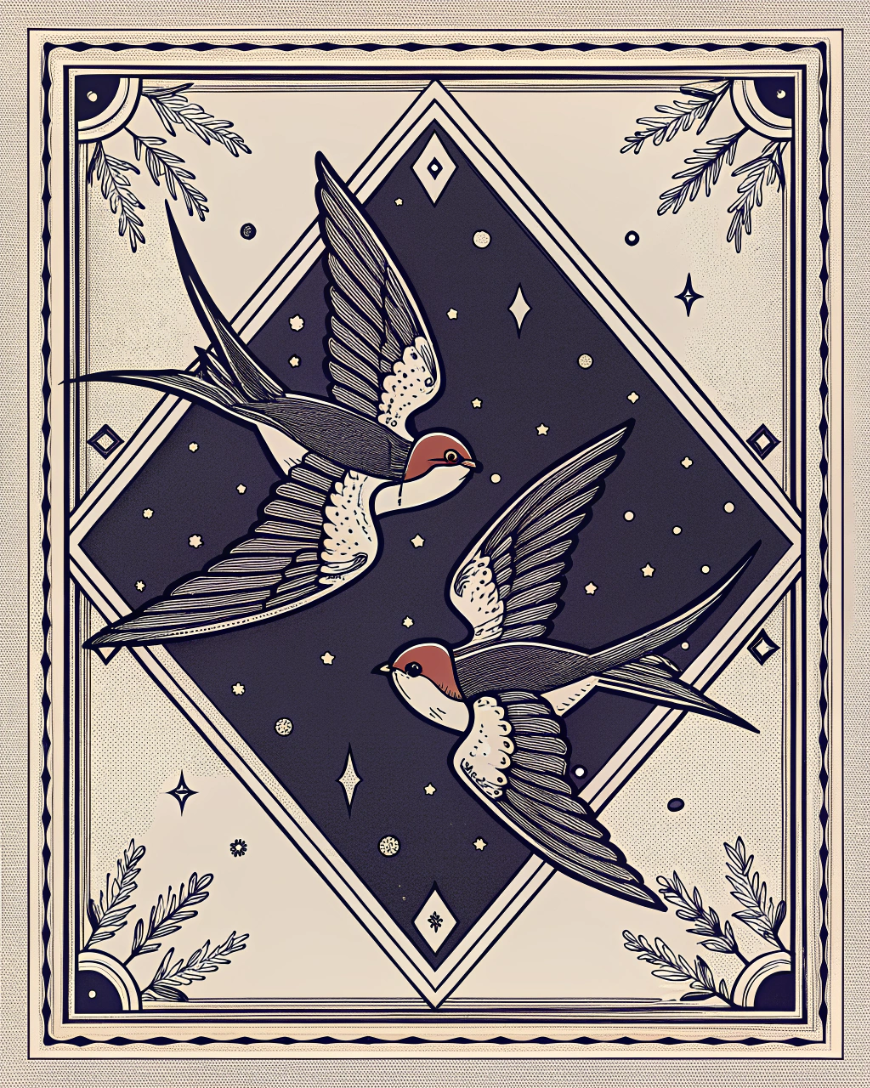
#> input picture swallows.png, 870 x 1088 px, found by its file name
$ python optimize_images.py
#> lines starting #> are read from the running program, lines starting #| are printed output that depends on the picture
#!/usr/bin/env python3
"""Generate web-optimized card art from the source PNGs.

Source PNGs (1.3-2.2 MB each) live in art-source/. This writes two JPEG
derivatives per card:
  img/cards/<slug>.jpg   ~900px wide  (the reveal view)
  img/thumbs/<slug>.jpg  ~360px wide  (the browse grid)

Re-run after replacing any source art:  python3 scripts/optimize_images.py
"""
import os
from PIL import Image

ROOT = os.path.dirname(os.path.dirname(os.path.abspath(__file__)))
SRC = os.path.join(ROOT, "art-source")  # original card art and back.png

# source filename -> slug (slugs must match cards.json)
MAPPING = {
    "swallows.png": "two-swallows",
    "anchor.png": "anchor",
    "nautical_star.png": "nautical-star",
    "turtle.png": "shellback-turtle",
    "hold_fast.png": "hold-fast",
    "shark.png": "shark",
    "mermaid.png": "mermaid",
    "dagger.png": "dagger",
    "skull.png": "skull",
    "golden_dragon.png": "golden-dragon",
    "pig_and-rooster.png": "pig-and-rooster",
    "hula-girl.png": "hula-girl",
    "hearts.png": "two-hearts",
    "cannons.png": "crossed-cannons",
    "tiger.png": "tiger",
    "parrit.png": "parrot",
}

CARD_W = 900
THUMB_W = 360
BACK_W = 800  # img/back.png is built from art-source/back.png


def flatten(im):
    """RGBA/P -> RGB on a white background."""
    if im.mode in ("RGBA", "LA", "P"):
        im = im.convert("RGBA")
        bg = Image.new("RGB", im.size, (255, 255, 255))
        bg.paste(im, mask=im.split()[-1])
        return bg
    return im.convert("RGB")


def resize_to_width(im, width):
    if im.width <= width:
        return im
    h = round(im.height * width / im.width)
    return im.resize((width, h), Image.LANCZOS)


def save_jpeg(im, path, quality):
    os.makedirs(os.path.dirname(path), exist_ok=True)
    im.save(path, "JPEG", quality=quality, optimize=True, progressive=True)
    return os.path.getsize(path)


def build_back():
    """Optimize the deck back (root back.png -> img/back.png).

    Quantized PNG keeps the line art and lettering crisp while staying small;
    this single file is used by the web pages and the email blocks.
    """
    src = os.path.join(SRC, "back.png")
    if not os.path.exists(src):
        print("back.png not found in art-source/; skipping back")
        return
    im = resize_to_width(flatten(Image.open(src)), BACK_W)
    im = im.quantize(colors=256, method=Image.FASTOCTREE)
    out = os.path.join(ROOT, "img", "back.png")
    os.makedirs(os.path.dirname(out), exist_ok=True)
    im.save(out, "PNG", optimize=True)
    print(f"{'back':18s} png ={os.path.getsize(out)//1024:4d}KB")


def main():
    missing = []
    total = 0
    for src, slug in MAPPING.items():
        src_path = os.path.join(SRC, src)
        if not os.path.exists(src_path):
            missing.append(src)
            continue
        base = flatten(Image.open(src_path))
#> in flatten, im is the input picture: PIL image 870x1088 RGBA; mean R, G, B, A 149.9, 139.4, 137.4, 255
#> in flatten, `bg = Image.new("RGB", im.size, (255, 255, 255))`: bg: PIL image 870x1088 RGB; every value is 255
        card = resize_to_width(base, CARD_W)
        thumb = resize_to_width(base, THUMB_W)
#> call 2 of resize_to_width, with width = 360
#> in resize_to_width (call 2), `return im.resize((width, h), Image.LANCZOS)`:
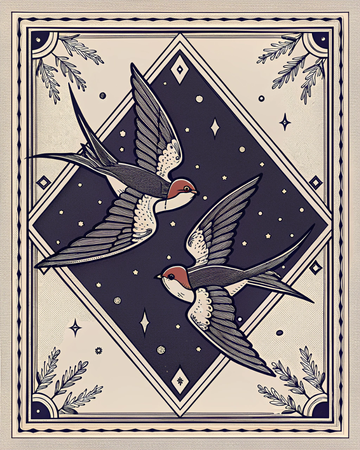
#> returned value: PIL image 360x450 RGB; mean R, G, B 150.1, 139.8, 137.4
        c = save_jpeg(card, os.path.join(ROOT, "img", "cards", slug + ".jpg"), 82)
        t = save_jpeg(thumb, os.path.join(ROOT, "img", "thumbs", slug + ".jpg"), 80)
        total += c + t
#> total = 337406
        print(f"{slug:18s} card={c//1024:4d}KB thumb={t//1024:3d}KB")
#| two-swallows       card= 282KB thumb= 47KB
#> pass 2 of the loop in main, `for src, slug in MAPPING.items():`:
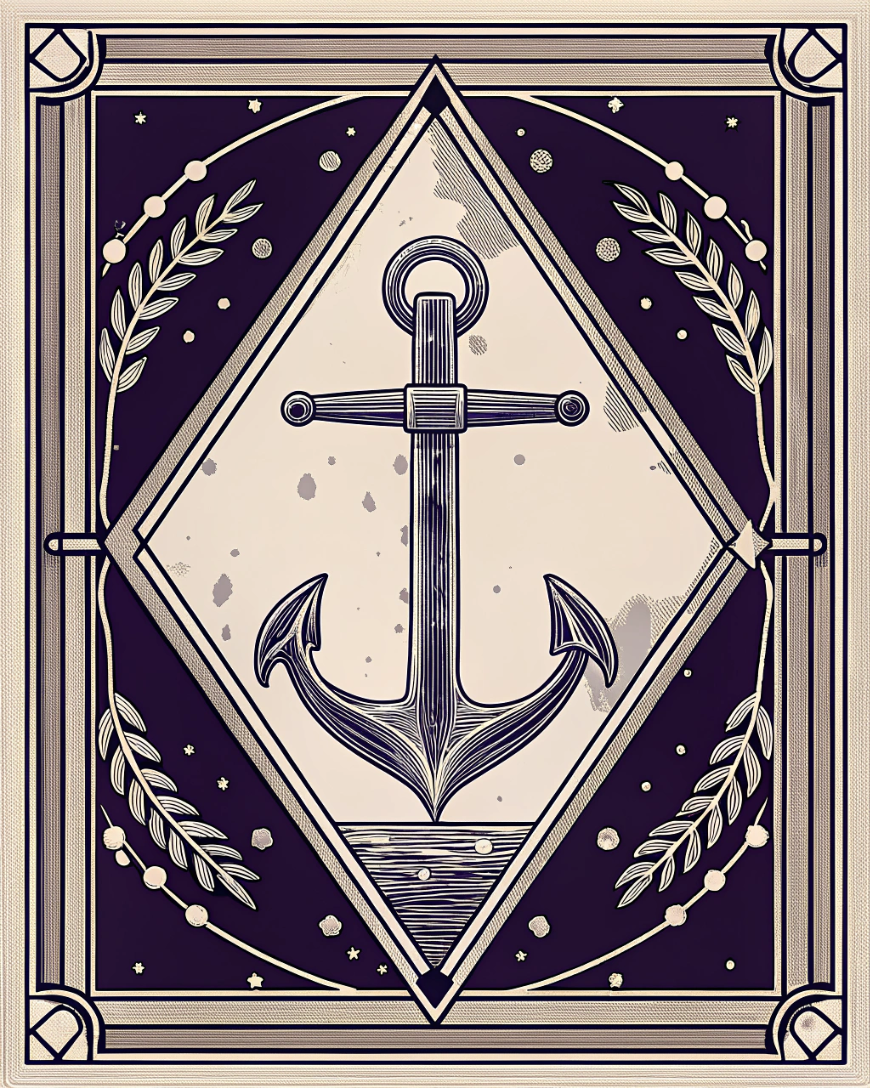
#> input picture anchor.png, 870 x 1088 px, found by its file name
#> in flatten, im is the input picture: PIL image 870x1088 RGBA; mean R, G, B, A 136.4, 123, 125.2, 255
#> in resize_to_width (call 4), `return im.resize((width, h), Image.LANCZOS)`:
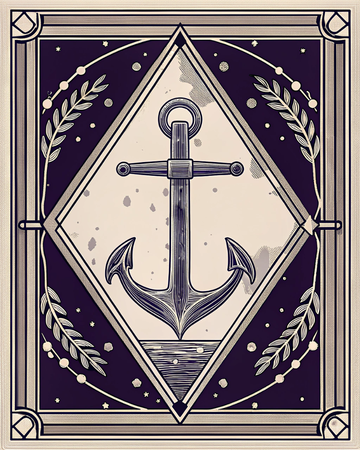
#> returned value: PIL image 360x450 RGB; mean R, G, B 136.9, 124, 125.3
#> total = 642413
#| anchor             card= 251KB thumb= 46KB
#> pass 3 of the loop in main, `for src, slug in MAPPING.items():`:
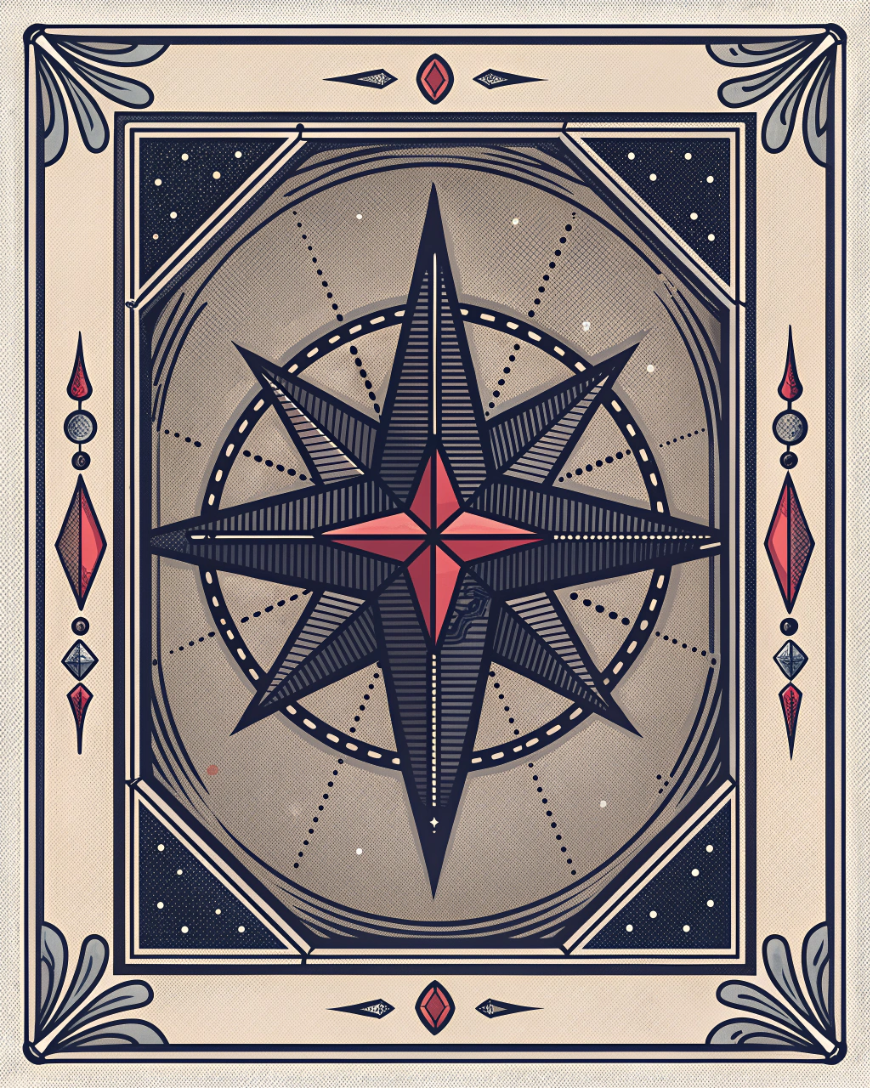
#> input picture nautical_star.png, 870 x 1088 px, found by its file name
#> in flatten, im is the input picture: PIL image 870x1088 RGBA; mean R, G, B, A 140.9, 131, 129.7, 255
#> in resize_to_width (call 6), `return im.resize((width, h), Image.LANCZOS)`:
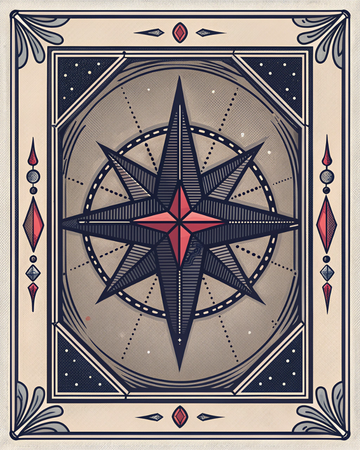
#> returned value: PIL image 360x450 RGB; mean R, G, B 140.7, 131, 129.7
#> total = 969013
#| nautical-star      card= 273KB thumb= 45KB
#> the loop made 16 passes; the first 3 are shown
    build_back()
    print(f"\nTotal card derivatives: {total/1024/1024:.2f} MB")
    if missing:
        print("MISSING SOURCES:", ", ".join(missing))


if __name__ == "__main__":
    main()
